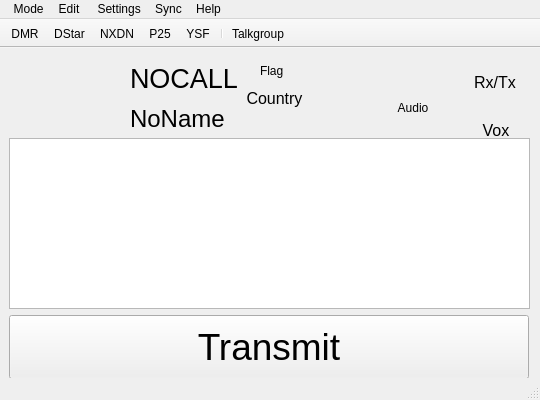
<?xml version="1.0" encoding="UTF-8"?>
<ui version="4.0">
 <class>MainWindow</class>
 <widget class="QMainWindow" name="MainWindow">
  <property name="geometry">
   <rect>
    <x>0</x>
    <y>0</y>
    <width>540</width>
    <height>400</height>
   </rect>
  </property>
  <property name="sizePolicy">
   <sizepolicy hsizetype="Fixed" vsizetype="Fixed">
    <horstretch>0</horstretch>
    <verstretch>0</verstretch>
   </sizepolicy>
  </property>
  <property name="minimumSize">
   <size>
    <width>540</width>
    <height>400</height>
   </size>
  </property>
  <property name="maximumSize">
   <size>
    <width>520</width>
    <height>400</height>
   </size>
  </property>
  <property name="font">
   <font>
    <family>Arial</family>
   </font>
  </property>
  <property name="windowTitle">
   <string>qtUC</string>
  </property>
  <widget class="QWidget" name="centralwidget">
   <property name="font">
    <font>
     <family>Arial</family>
    </font>
   </property>
   <widget class="QLabel" name="lbCallsign">
    <property name="geometry">
     <rect>
      <x>130</x>
      <y>20</y>
      <width>110</width>
      <height>21</height>
     </rect>
    </property>
    <property name="font">
     <font>
      <family>Arial</family>
      <pointsize>20</pointsize>
     </font>
    </property>
    <property name="text">
     <string>NOCALL</string>
    </property>
   </widget>
   <widget class="QWidget" name="verticalLayoutWidget_2">
    <property name="geometry">
     <rect>
      <x>9</x>
      <y>90</y>
      <width>521</width>
      <height>241</height>
     </rect>
    </property>
    <layout class="QVBoxLayout" name="verticalLayout_2" stretch="0,0,0">
     <item>
      <widget class="QTableWidget" name="tblLastHeard">
       <property name="enabled">
        <bool>true</bool>
       </property>
       <property name="sizePolicy">
        <sizepolicy hsizetype="Preferred" vsizetype="Preferred">
         <horstretch>0</horstretch>
         <verstretch>0</verstretch>
        </sizepolicy>
       </property>
       <property name="minimumSize">
        <size>
         <width>490</width>
         <height>160</height>
        </size>
       </property>
       <property name="font">
        <font>
         <family>Arial</family>
        </font>
       </property>
       <property name="contextMenuPolicy">
        <enum>Qt::CustomContextMenu</enum>
       </property>
       <property name="sizeAdjustPolicy">
        <enum>QAbstractScrollArea::AdjustToContents</enum>
       </property>
       <property name="editTriggers">
        <set>QAbstractItemView::NoEditTriggers</set>
       </property>
       <property name="rowCount">
        <number>0</number>
       </property>
       <property name="columnCount">
        <number>0</number>
       </property>
       <attribute name="verticalHeaderVisible">
        <bool>false</bool>
       </attribute>
      </widget>
     </item>
     <item>
      <spacer name="verticalSpacer">
       <property name="orientation">
        <enum>Qt::Vertical</enum>
       </property>
       <property name="sizeType">
        <enum>QSizePolicy::Fixed</enum>
       </property>
       <property name="sizeHint" stdset="0">
        <size>
         <width>20</width>
         <height>0</height>
        </size>
       </property>
      </spacer>
     </item>
     <item>
      <widget class="QPushButton" name="txButton">
       <property name="sizePolicy">
        <sizepolicy hsizetype="Preferred" vsizetype="Preferred">
         <horstretch>0</horstretch>
         <verstretch>0</verstretch>
        </sizepolicy>
       </property>
       <property name="minimumSize">
        <size>
         <width>520</width>
         <height>64</height>
        </size>
       </property>
       <property name="maximumSize">
        <size>
         <width>520</width>
         <height>64</height>
        </size>
       </property>
       <property name="baseSize">
        <size>
         <width>0</width>
         <height>0</height>
        </size>
       </property>
       <property name="font">
        <font>
         <family>Arial</family>
         <pointsize>28</pointsize>
        </font>
       </property>
       <property name="text">
        <string>Transmit</string>
       </property>
       <property name="flat">
        <bool>false</bool>
       </property>
      </widget>
     </item>
    </layout>
   </widget>
   <widget class="QLabel" name="lbCallName">
    <property name="geometry">
     <rect>
      <x>130</x>
      <y>60</y>
      <width>180</width>
      <height>22</height>
     </rect>
    </property>
    <property name="font">
     <font>
      <family>Arial</family>
      <pointsize>18</pointsize>
     </font>
    </property>
    <property name="text">
     <string>NoName</string>
    </property>
   </widget>
   <widget class="AnalogGaugeWidget" name="wgMeter" native="true">
    <property name="geometry">
     <rect>
      <x>350</x>
      <y>10</y>
      <width>120</width>
      <height>51</height>
     </rect>
    </property>
    <property name="font">
     <font>
      <family>Arial</family>
     </font>
    </property>
    <property name="styleSheet">
     <string notr="true"/>
    </property>
   </widget>
   <widget class="LedIndicator" name="voxLed" native="true">
    <property name="geometry">
     <rect>
      <x>483</x>
      <y>50</y>
      <width>25</width>
      <height>25</height>
     </rect>
    </property>
    <property name="font">
     <font>
      <family>Arial</family>
     </font>
    </property>
   </widget>
   <widget class="QLabel" name="lbVox">
    <property name="geometry">
     <rect>
      <x>471</x>
      <y>74</y>
      <width>50</width>
      <height>16</height>
     </rect>
    </property>
    <property name="font">
     <font>
      <family>Arial</family>
      <pointsize>12</pointsize>
     </font>
    </property>
    <property name="text">
     <string>Vox</string>
    </property>
    <property name="alignment">
     <set>Qt::AlignCenter</set>
    </property>
   </widget>
   <widget class="LedIndicator" name="txrxLed" native="true">
    <property name="geometry">
     <rect>
      <x>483</x>
      <y>0</y>
      <width>25</width>
      <height>25</height>
     </rect>
    </property>
    <property name="font">
     <font>
      <family>Arial</family>
     </font>
    </property>
   </widget>
   <widget class="QLabel" name="lbRxTx">
    <property name="geometry">
     <rect>
      <x>470</x>
      <y>26</y>
      <width>50</width>
      <height>16</height>
     </rect>
    </property>
    <property name="font">
     <font>
      <family>Arial</family>
      <pointsize>12</pointsize>
     </font>
    </property>
    <property name="text">
     <string>Rx/Tx</string>
    </property>
    <property name="alignment">
     <set>Qt::AlignCenter</set>
    </property>
   </widget>
   <widget class="QLabel" name="ibAudio">
    <property name="geometry">
     <rect>
      <x>383</x>
      <y>50</y>
      <width>60</width>
      <height>20</height>
     </rect>
    </property>
    <property name="font">
     <font>
      <family>Arial</family>
     </font>
    </property>
    <property name="autoFillBackground">
     <bool>true</bool>
    </property>
    <property name="text">
     <string>Audio</string>
    </property>
    <property name="alignment">
     <set>Qt::AlignCenter</set>
    </property>
   </widget>
   <widget class="QLabel" name="lbCallPic">
    <property name="geometry">
     <rect>
      <x>20</x>
      <y>4</y>
      <width>100</width>
      <height>80</height>
     </rect>
    </property>
    <property name="sizePolicy">
     <sizepolicy hsizetype="Expanding" vsizetype="Expanding">
      <horstretch>0</horstretch>
      <verstretch>0</verstretch>
     </sizepolicy>
    </property>
    <property name="font">
     <font>
      <family>Arial</family>
     </font>
    </property>
    <property name="frameShape">
     <enum>QFrame::NoFrame</enum>
    </property>
    <property name="frameShadow">
     <enum>QFrame::Plain</enum>
    </property>
    <property name="text">
     <string/>
    </property>
   </widget>
   <widget class="QLabel" name="lbFlag">
    <property name="geometry">
     <rect>
      <x>260</x>
      <y>5</y>
      <width>48</width>
      <height>36</height>
     </rect>
    </property>
    <property name="sizePolicy">
     <sizepolicy hsizetype="Minimum" vsizetype="Fixed">
      <horstretch>0</horstretch>
      <verstretch>0</verstretch>
     </sizepolicy>
    </property>
    <property name="font">
     <font>
      <family>Arial</family>
     </font>
    </property>
    <property name="text">
     <string>Flag</string>
    </property>
   </widget>
   <widget class="QLabel" name="lbCtry">
    <property name="geometry">
     <rect>
      <x>209</x>
      <y>40</y>
      <width>131</width>
      <height>20</height>
     </rect>
    </property>
    <property name="sizePolicy">
     <sizepolicy hsizetype="Fixed" vsizetype="Expanding">
      <horstretch>0</horstretch>
      <verstretch>0</verstretch>
     </sizepolicy>
    </property>
    <property name="font">
     <font>
      <family>Arial</family>
      <pointsize>12</pointsize>
     </font>
    </property>
    <property name="text">
     <string>Country</string>
    </property>
    <property name="alignment">
     <set>Qt::AlignCenter</set>
    </property>
   </widget>
   <zorder>wgMeter</zorder>
   <zorder>lbCallsign</zorder>
   <zorder>verticalLayoutWidget_2</zorder>
   <zorder>lbCallName</zorder>
   <zorder>voxLed</zorder>
   <zorder>lbVox</zorder>
   <zorder>txrxLed</zorder>
   <zorder>lbRxTx</zorder>
   <zorder>ibAudio</zorder>
   <zorder>lbCallPic</zorder>
   <zorder>lbFlag</zorder>
   <zorder>lbCtry</zorder>
  </widget>
  <widget class="QMenuBar" name="menubar">
   <property name="geometry">
    <rect>
     <x>0</x>
     <y>0</y>
     <width>540</width>
     <height>21</height>
    </rect>
   </property>
   <property name="font">
    <font>
     <family>Arial</family>
    </font>
   </property>
   <widget class="QMenu" name="menuMode">
    <property name="title">
     <string> Mode</string>
    </property>
    <addaction name="actionDMR"/>
    <addaction name="actionDStar"/>
    <addaction name="actionNXDN"/>
    <addaction name="actionP25"/>
    <addaction name="actionYSF"/>
   </widget>
   <widget class="QMenu" name="menuSettings">
    <property name="title">
     <string> Settings</string>
    </property>
    <addaction name="actionPreferences"/>
   </widget>
   <widget class="QMenu" name="menuHelp">
    <property name="title">
     <string>Help</string>
    </property>
    <addaction name="actionAbout"/>
   </widget>
   <widget class="QMenu" name="menuSync">
    <property name="title">
     <string>Sync</string>
    </property>
    <addaction name="actionServer_read"/>
    <addaction name="actionServer_write"/>
   </widget>
   <widget class="QMenu" name="menuEdit">
    <property name="font">
     <font>
      <family>Arial</family>
     </font>
    </property>
    <property name="title">
     <string>Edit</string>
    </property>
    <addaction name="actionEdit_tgrps"/>
    <addaction name="actionEdit_macros"/>
    <addaction name="actionRadio_menu"/>
    <addaction name="separator"/>
   </widget>
   <addaction name="menuMode"/>
   <addaction name="menuEdit"/>
   <addaction name="menuSettings"/>
   <addaction name="menuSync"/>
   <addaction name="menuHelp"/>
  </widget>
  <widget class="QStatusBar" name="statusbar">
   <property name="font">
    <font>
     <family>Arial</family>
    </font>
   </property>
  </widget>
  <widget class="QToolBar" name="toolBar">
   <property name="sizePolicy">
    <sizepolicy hsizetype="Fixed" vsizetype="Preferred">
     <horstretch>0</horstretch>
     <verstretch>0</verstretch>
    </sizepolicy>
   </property>
   <property name="windowTitle">
    <string>toolBar</string>
   </property>
   <property name="movable">
    <bool>false</bool>
   </property>
   <property name="toolButtonStyle">
    <enum>Qt::ToolButtonTextOnly</enum>
   </property>
   <attribute name="toolBarArea">
    <enum>TopToolBarArea</enum>
   </attribute>
   <attribute name="toolBarBreak">
    <bool>false</bool>
   </attribute>
   <addaction name="actionTbDMR"/>
   <addaction name="actionTbDStar"/>
   <addaction name="actionTbNXDN"/>
   <addaction name="actionTbP25"/>
   <addaction name="actionTbYSF"/>
   <addaction name="separator"/>
   <addaction name="actionTbTalkgroup"/>
  </widget>
  <action name="actionDMR">
   <property name="checkable">
    <bool>true</bool>
   </property>
   <property name="text">
    <string>DMR</string>
   </property>
   <property name="font">
    <font>
     <family>Arial</family>
    </font>
   </property>
  </action>
  <action name="actionDStar">
   <property name="checkable">
    <bool>true</bool>
   </property>
   <property name="text">
    <string>DStar</string>
   </property>
   <property name="font">
    <font>
     <family>Arial</family>
    </font>
   </property>
  </action>
  <action name="actionNXDN">
   <property name="checkable">
    <bool>true</bool>
   </property>
   <property name="text">
    <string>NXDN</string>
   </property>
   <property name="font">
    <font>
     <family>Arial</family>
    </font>
   </property>
  </action>
  <action name="actionP25">
   <property name="checkable">
    <bool>true</bool>
   </property>
   <property name="text">
    <string>P25</string>
   </property>
   <property name="font">
    <font>
     <family>Arial</family>
    </font>
   </property>
  </action>
  <action name="actionYSF">
   <property name="checkable">
    <bool>true</bool>
   </property>
   <property name="text">
    <string>YSF</string>
   </property>
   <property name="font">
    <font>
     <family>Arial</family>
    </font>
   </property>
  </action>
  <action name="actionPreferences">
   <property name="text">
    <string>Preferences</string>
   </property>
   <property name="font">
    <font>
     <family>Arial</family>
    </font>
   </property>
  </action>
  <action name="actionTbDMR">
   <property name="checkable">
    <bool>true</bool>
   </property>
   <property name="text">
    <string>DMR</string>
   </property>
   <property name="toolTip">
    <string>DMR</string>
   </property>
   <property name="font">
    <font>
     <family>Arial</family>
    </font>
   </property>
  </action>
  <action name="actionTbDStar">
   <property name="checkable">
    <bool>true</bool>
   </property>
   <property name="text">
    <string>DStar</string>
   </property>
   <property name="font">
    <font>
     <family>Arial</family>
    </font>
   </property>
  </action>
  <action name="actionTbNXDN">
   <property name="checkable">
    <bool>true</bool>
   </property>
   <property name="text">
    <string>NXDN</string>
   </property>
   <property name="font">
    <font>
     <family>Arial</family>
    </font>
   </property>
  </action>
  <action name="actionTbP25">
   <property name="checkable">
    <bool>true</bool>
   </property>
   <property name="text">
    <string>P25</string>
   </property>
   <property name="font">
    <font>
     <family>Arial</family>
    </font>
   </property>
  </action>
  <action name="actionTbYSF">
   <property name="checkable">
    <bool>true</bool>
   </property>
   <property name="text">
    <string>YSF</string>
   </property>
   <property name="font">
    <font>
     <family>Arial</family>
    </font>
   </property>
  </action>
  <action name="actionTbTalkgroup">
   <property name="text">
    <string>Talkgroup</string>
   </property>
   <property name="toolTip">
    <string>Talkgroup</string>
   </property>
   <property name="font">
    <font>
     <family>Arial</family>
    </font>
   </property>
  </action>
  <action name="actionAbout">
   <property name="text">
    <string>About</string>
   </property>
   <property name="font">
    <font>
     <family>Arial</family>
    </font>
   </property>
  </action>
  <action name="actionServer_read">
   <property name="text">
    <string>Server download</string>
   </property>
   <property name="font">
    <font>
     <family>Arial</family>
    </font>
   </property>
  </action>
  <action name="actionServer_write">
   <property name="text">
    <string>Server upload</string>
   </property>
   <property name="font">
    <font>
     <family>Arial</family>
    </font>
   </property>
  </action>
  <action name="actionEdit_tgrps">
   <property name="text">
    <string>Talkgroups</string>
   </property>
   <property name="font">
    <font>
     <family>Arial</family>
    </font>
   </property>
  </action>
  <action name="actionEdit_macros">
   <property name="text">
    <string>Macros</string>
   </property>
   <property name="font">
    <font>
     <family>Arial</family>
    </font>
   </property>
  </action>
  <action name="actionRadio_menu">
   <property name="text">
    <string>Radio menu</string>
   </property>
   <property name="font">
    <font>
     <family>Arial</family>
    </font>
   </property>
  </action>
 </widget>
 <customwidgets>
  <customwidget>
   <class>AnalogGaugeWidget</class>
   <extends>QWidget</extends>
   <header>analoggaugewidget.h</header>
   <container>1</container>
  </customwidget>
  <customwidget>
   <class>LedIndicator</class>
   <extends>QWidget</extends>
   <header>ledwidget.h</header>
   <container>1</container>
  </customwidget>
 </customwidgets>
 <resources>
  <include location="resources.qrc"/>
 </resources>
 <connections/>
 <slots>
  <slot>tlbLastHeardMenu()</slot>
 </slots>
</ui>
